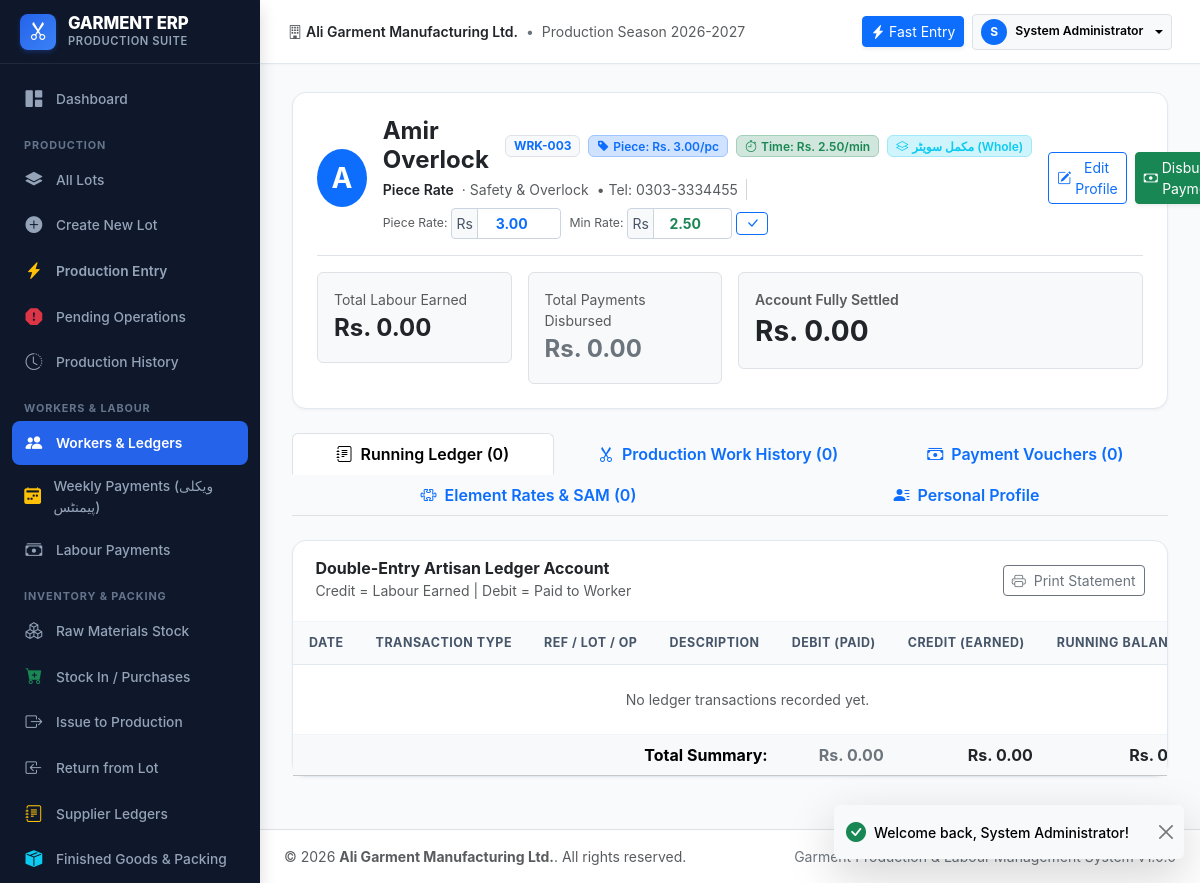
The page /modules/workers/view.php?id=3 (signed in) on the database its author committed.
### tables this page shows
CREATE TABLE `users` (
    `id` INT AUTO_INCREMENT PRIMARY KEY,
    `username` VARCHAR(50) NOT NULL UNIQUE,
    `password_hash` VARCHAR(255) NOT NULL,
    `full_name` VARCHAR(100) NOT NULL,
    `role_id` INT NOT NULL,
    `phone` VARCHAR(30) NULL,
    `email` VARCHAR(100) NULL,
    `is_active` TINYINT(1) NOT NULL DEFAULT 1,
    `created_at` DATETIME NOT NULL DEFAULT CURRENT_TIMESTAMP,
    `updated_at` DATETIME NOT NULL DEFAULT CURRENT_TIMESTAMP ON UPDATE CURRENT_TIMESTAMP,
    FOREIGN KEY (`role_id`) REFERENCES `roles`(`id`)
);

CREATE TABLE `workers` (
    `id` INT AUTO_INCREMENT PRIMARY KEY,
    `code` VARCHAR(40) NOT NULL UNIQUE,
    `name` VARCHAR(120) NOT NULL,
    `phone` VARCHAR(40) NULL,
    `address` TEXT NULL,
    `cnic` VARCHAR(30) NULL,
    `worker_type` VARCHAR(50) NOT NULL DEFAULT 'Piece Rate',
    `department_id` INT NULL,
    `default_rate` DECIMAL(12,2) NOT NULL DEFAULT 0.00,
    `rate_per_minute` DECIMAL(8,2) NOT NULL DEFAULT 2.50,
    `joining_date` DATE NULL,
    `opening_balance` DECIMAL(14,2) NOT NULL DEFAULT 0.00,
    `notes` TEXT NULL,
    `is_active` TINYINT(1) NOT NULL DEFAULT 1,
    `created_at` DATETIME NOT NULL DEFAULT CURRENT_TIMESTAMP,
    FOREIGN KEY (`department_id`) REFERENCES `departments`(`id`) ON DELETE SET NULL
);

CREATE TABLE `departments` (
    `id` INT AUTO_INCREMENT PRIMARY KEY,
    `code` VARCHAR(30) NOT NULL UNIQUE,
    `name` VARCHAR(100) NOT NULL,
    `description` TEXT NULL,
    `is_active` TINYINT(1) NOT NULL DEFAULT 1
);

### modules/workers/view.php (the view, shortened to what the rows shown need)
<?php
require_once __DIR__ . '/../../config/config.php';
require_once __DIR__ . '/../../config/auth.php';
require_login();
$workerId = (int)($_GET['id'] ?? $_GET['worker_id'] ?? 0);
$db = get_db();
$stmt = $db->prepare("SELECT w.*, dep.name AS department_name
                      FROM workers w
                      LEFT JOIN departments dep ON w.department_id = dep.id
                      WHERE w.id = ?");
$stmt->execute([$workerId]);
$worker = $stmt->fetch();
require_once __DIR__ . '/../../includes/header.php';
?>
<div class="app-main">
    <?php require_once __DIR__ . '/../../includes/topbar.php'; ?>
    <div class="app-content">
        <div class="card-modern mb-4">
            <div class="card-modern-body p-4">
                <div class="d-flex flex-column flex-md-row justify-content-between align-items-md-center gap-3 pb-3 border-bottom mb-3">
                    <div class="d-flex align-items-center gap-3">
                        <div class="bg-primary text-white rounded-circle d-flex align-items-center justify-content-center fw-bold fs-3" style="width: 58px; height: 58px;">
                            <?= strtoupper(substr($worker['name'], 0, 1)) ?>
                        </div>
                        <div>
                            <div class="d-flex align-items-center gap-2">
                                <h4 class="fw-bold text-dark mb-0"><?= clean($worker['name']) ?></h4>
                                <span class="badge bg-light text-primary border fw-bold"><?= clean($worker['code']) ?></span>
                                <?php if ($worker['worker_type'] === 'Daily Wage'): ?>
                                    <span class="badge bg-primary-subtle text-primary border border-primary-subtle px-2 py-1 small fw-semibold" title="Daily Wage Rate">
                                        <i class="bi bi-calendar-check me-1"></i>Daily Wage: Rs. <?= number_format($worker['default_rate'] ?? 0.00, 2) ?>/day
                                    </span>
                                <?php elseif ($worker['worker_type'] === 'Monthly Salary'): ?>
                                    <span class="badge bg-primary-subtle text-primary border border-primary-subtle px-2 py-1 small fw-semibold" title="Monthly Salary">
                                        <i class="bi bi-calendar3 me-1"></i>Salary: Rs. <?= number_format($worker['default_rate'] ?? 0.00, 2) ?>/mo
                                    </span>
                                <?php else: ?>
                                    <span class="badge bg-primary-subtle text-primary border border-primary-subtle px-2 py-1 small fw-semibold" title="Default Piece Rate">
                                        <i class="bi bi-tag-fill me-1"></i>Piece: Rs. <?= number_format($worker['default_rate'] ?? 0.00, 2) ?>/pc
                                    </span>
                                <?php endif; ?>
                                <span class="badge bg-success-subtle text-success border border-success-subtle px-2 py-1 small fw-semibold" title="Standard Minute Rate">
                                    <i class="bi bi-stopwatch me-1"></i>Time: Rs. <?= number_format($worker['rate_per_minute'] ?? 2.50, 2) ?>/min
                                </span>
                                <?php if (($worker['rate_basis'] ?? 'whole_sweater') === 'element_wise'): ?>
                                    <span class="badge bg-dark-subtle text-dark border px-2 py-1 small fw-semibold" title="Rate & Production Basis">
                                        <i class="bi bi-puzzle me-1"></i>اعضاء وار (Elements)
                                    </span>
                                <?php else: ?>
                                    <span class="badge bg-info-subtle text-info border border-info-subtle px-2 py-1 small fw-semibold" title="Rate & Production Basis">
                                        <i class="bi bi-layers me-1"></i>مکمل سویٹر (Whole)
                                    </span>
                                <?php endif; ?>
                            </div>
                            <div class="text-muted small mt-1 d-flex flex-wrap align-items-center gap-2">
                                <span class="fw-semibold text-dark"><?= clean($worker['worker_type']) ?></span>
                                <span>· <?= clean($worker['department_name'] ?? 'General') ?></span>
                                <?php if ($worker['phone']): ?>
                                    <span>• Tel: <?= clean($worker['phone']) ?></span>
                                <?php endif; ?>
                                <form method="POST" action="" class="d-inline-flex flex-wrap align-items-center gap-1">
                                    <span class="small text-muted"><?= $worker['worker_type'] === 'Daily Wage' ? 'Daily Wage:' : ($worker['worker_type'] === 'Monthly Salary' ? 'Salary:' : 'Piece Rate:') ?></span>
                                    <div class="input-group input-group-sm" style="width: 110px;">
                                        <span class="input-group-text py-0 px-1 bg-light small">Rs</span>
                                        <input type="number" name="default_rate" class="form-control form-control-sm text-center fw-bold text-primary py-0" step="any" min="0" value="<?= number_format($worker['default_rate'] ?? 0.00, 2) ?>">
                                    </div>
                                    <span class="small text-muted ms-1">Min Rate:</span>
                                    <div class="input-group input-group-sm" style="width: 105px;">
                                        <span class="input-group-text py-0 px-1 bg-light small">Rs</span>
                                        <input type="number" name="rate_per_minute" class="form-control form-control-sm text-center fw-bold text-success py-0" step="any" min="0" value="<?= number_format($worker['rate_per_minute'] ?? 2.50, 2) ?>">
                                    </div>
                                    <button type="submit" class="btn btn-sm btn-outline-primary py-0 px-2" title="Save Rates">
                                    </button>
                                </form>
                            </div>
                        </div>
                    </div>
                </div>
            </div>
        </div>
        <div class="tab-content">
            <div class="tab-pane fade show active" id="tab-ledger">
                <div class="card-modern">
                    <div class="card-modern-body p-0">
                        <div class="table-responsive">
                            <table class="table table-modern align-middle mb-0">
                                <thead>
                                    <tr>
                                        <th>Date</th>
                                        <th>Transaction Type</th>
                                        <th>Ref / Lot / Op</th>
                                        <th>Description</th>
                                        <th class="text-end">Debit (Paid)</th>
                                        <th class="text-end">Credit (Earned)</th>
                                        <th class="text-end">Running Balance</th>
                                    </tr>
                                </thead>
                            </table>
                        </div>
                    </div>
                </div>
            </div>
        </div>
    </div>
<?php require_once __DIR__ . '/../../includes/footer.php'; ?>

### includes/topbar.php (shortened to what the rows shown need)
<?php
$currentUser = current_user();
?>
<header class="app-topbar">
    <div class="d-flex align-items-center gap-2">
        <div class="dropdown">
            <button class="btn btn-sm btn-light border dropdown-toggle d-flex align-items-center gap-2" type="button" data-bs-toggle="dropdown" aria-expanded="false">
                <div class="bg-primary text-white rounded-circle d-flex align-items-center justify-content-center" style="width: 26px; height: 26px; font-size: 0.75rem; font-weight: 700;">
                    <?= strtoupper(substr($currentUser['full_name'] ?? 'U', 0, 1)) ?>
                </div>
                <span class="d-none d-md-inline fw-semibold small"><?= clean($currentUser['full_name'] ?? 'User') ?></span>
            </button>
        </div>
    </div>
</header>

### rows shown on the page
users: full_name "S", full_name "System Administrator"
workers: name "A", name "Amir Overlock", code "WRK-003", default_rate "3.00", rate_per_minute "2.50", worker_type "Piece Rate", department.name "Safety & Overlock", phone "0303-3334455"

### other values the page prints
get_setting('company_name', 'Garment ERP') "Ali Garment Manufacturing Ltd."
format_currency($totalCredit) "Rs. 0.00"
format_currency($totalDebit) "Rs. 0.00"
format_currency(abs($netBalance)) "Rs. 0.00"
count($ledgerEntries) "0"
count($workHistory) "0"
count($paymentsList) "0"
count($workerElementRates) "0"
format_currency(abs($netBalance)) "Rs.…"
